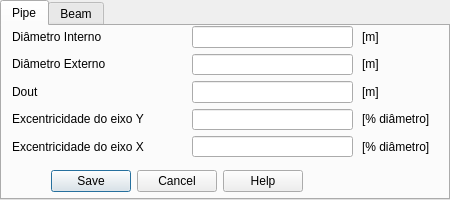
<?xml version="1.0" encoding="UTF-8"?>
<ui version="4.0">
 <class>Dialog</class>
 <widget class="QDialog" name="Dialog">
  <property name="geometry">
   <rect>
    <x>0</x>
    <y>0</y>
    <width>450</width>
    <height>200</height>
   </rect>
  </property>
  <property name="minimumSize">
   <size>
    <width>0</width>
    <height>0</height>
   </size>
  </property>
  <property name="maximumSize">
   <size>
    <width>450</width>
    <height>200</height>
   </size>
  </property>
  <property name="windowTitle">
   <string>Dialog</string>
  </property>
  <widget class="QTabWidget" name="tabWidget">
   <property name="geometry">
    <rect>
     <x>0</x>
     <y>0</y>
     <width>450</width>
     <height>200</height>
    </rect>
   </property>
   <property name="minimumSize">
    <size>
     <width>450</width>
     <height>200</height>
    </size>
   </property>
   <property name="maximumSize">
    <size>
     <width>450</width>
     <height>200</height>
    </size>
   </property>
   <property name="currentIndex">
    <number>0</number>
   </property>
   <property name="tabBarAutoHide">
    <bool>false</bool>
   </property>
   <widget class="QWidget" name="tab">
    <attribute name="title">
     <string>Pipe</string>
    </attribute>
    <widget class="QWidget" name="verticalLayoutWidget">
     <property name="geometry">
      <rect>
       <x>10</x>
       <y>0</y>
       <width>161</width>
       <height>131</height>
      </rect>
     </property>
     <layout class="QVBoxLayout" name="verticalLayout">
      <item>
       <widget class="QLabel" name="label">
        <property name="text">
         <string>Diâmetro Interno</string>
        </property>
       </widget>
      </item>
      <item>
       <widget class="QLabel" name="label_2">
        <property name="text">
         <string>Diâmetro Externo</string>
        </property>
       </widget>
      </item>
      <item>
       <widget class="QLabel" name="label_5">
        <property name="text">
         <string>Dout</string>
        </property>
       </widget>
      </item>
      <item>
       <widget class="QLabel" name="label_6">
        <property name="text">
         <string>Excentricidade do eixo Y</string>
        </property>
       </widget>
      </item>
      <item>
       <widget class="QLabel" name="label_7">
        <property name="text">
         <string>Excentricidade do eixo X</string>
        </property>
       </widget>
      </item>
     </layout>
    </widget>
    <widget class="QWidget" name="verticalLayoutWidget_2">
     <property name="geometry">
      <rect>
       <x>190</x>
       <y>0</y>
       <width>161</width>
       <height>131</height>
      </rect>
     </property>
     <layout class="QVBoxLayout" name="verticalLayout_2">
      <item>
       <widget class="QLineEdit" name="lineEdit">
        <property name="inputMask">
         <string/>
        </property>
        <property name="maxLength">
         <number>10</number>
        </property>
       </widget>
      </item>
      <item>
       <widget class="QLineEdit" name="lineEdit_2">
        <property name="maxLength">
         <number>10</number>
        </property>
       </widget>
      </item>
      <item>
       <widget class="QLineEdit" name="lineEdit_3"/>
      </item>
      <item>
       <widget class="QLineEdit" name="lineEdit_4"/>
      </item>
      <item>
       <widget class="QLineEdit" name="lineEdit_5"/>
      </item>
     </layout>
    </widget>
    <widget class="QWidget" name="verticalLayoutWidget_3">
     <property name="geometry">
      <rect>
       <x>360</x>
       <y>0</y>
       <width>71</width>
       <height>131</height>
      </rect>
     </property>
     <layout class="QVBoxLayout" name="verticalLayout_3">
      <item>
       <widget class="QLabel" name="label_3">
        <property name="text">
         <string>[m]</string>
        </property>
       </widget>
      </item>
      <item>
       <widget class="QLabel" name="label_4">
        <property name="text">
         <string>[m]</string>
        </property>
       </widget>
      </item>
      <item>
       <widget class="QLabel" name="label_8">
        <property name="text">
         <string>[m]</string>
        </property>
       </widget>
      </item>
      <item>
       <widget class="QLabel" name="label_9">
        <property name="text">
         <string>[% diâmetro]</string>
        </property>
       </widget>
      </item>
      <item>
       <widget class="QLabel" name="label_10">
        <property name="text">
         <string>[% diâmetro]</string>
        </property>
       </widget>
      </item>
     </layout>
    </widget>
    <widget class="QDialogButtonBox" name="buttonBox">
     <property name="geometry">
      <rect>
       <x>10</x>
       <y>140</y>
       <width>291</width>
       <height>31</height>
      </rect>
     </property>
     <property name="standardButtons">
      <set>QDialogButtonBox::Cancel|QDialogButtonBox::Help|QDialogButtonBox::Save</set>
     </property>
    </widget>
   </widget>
   <widget class="QWidget" name="tab_2">
    <attribute name="title">
     <string>Beam</string>
    </attribute>
    <widget class="QWidget" name="verticalLayoutWidget_4">
     <property name="geometry">
      <rect>
       <x>0</x>
       <y>0</y>
       <width>441</width>
       <height>21</height>
      </rect>
     </property>
     <layout class="QVBoxLayout" name="verticalLayout_4">
      <item>
       <widget class="QLabel" name="label_11">
        <property name="text">
         <string>Generic Section</string>
        </property>
        <property name="alignment">
         <set>Qt::AlignCenter</set>
        </property>
       </widget>
      </item>
     </layout>
    </widget>
    <widget class="QWidget" name="verticalLayoutWidget_5">
     <property name="geometry">
      <rect>
       <x>10</x>
       <y>30</y>
       <width>161</width>
       <height>101</height>
      </rect>
     </property>
     <layout class="QVBoxLayout" name="verticalLayout_5">
      <item>
       <widget class="QLabel" name="label_12">
        <property name="text">
         <string>Área</string>
        </property>
       </widget>
      </item>
      <item>
       <widget class="QLabel" name="label_13">
        <property name="text">
         <string>Iyy</string>
        </property>
       </widget>
      </item>
      <item>
       <widget class="QLabel" name="label_14">
        <property name="text">
         <string>Iyz</string>
        </property>
       </widget>
      </item>
      <item>
       <widget class="QLabel" name="label_15">
        <property name="text">
         <string>Izz</string>
        </property>
       </widget>
      </item>
     </layout>
    </widget>
    <widget class="QWidget" name="verticalLayoutWidget_6">
     <property name="geometry">
      <rect>
       <x>360</x>
       <y>30</y>
       <width>71</width>
       <height>101</height>
      </rect>
     </property>
     <layout class="QVBoxLayout" name="verticalLayout_6">
      <item>
       <widget class="QLabel" name="label_17">
        <property name="text">
         <string>[m2]</string>
        </property>
       </widget>
      </item>
      <item>
       <widget class="QLabel" name="label_18">
        <property name="text">
         <string>[m4]</string>
        </property>
       </widget>
      </item>
      <item>
       <widget class="QLabel" name="label_19">
        <property name="text">
         <string>[m4]</string>
        </property>
       </widget>
      </item>
      <item>
       <widget class="QLabel" name="label_20">
        <property name="text">
         <string>[m4]</string>
        </property>
       </widget>
      </item>
     </layout>
    </widget>
    <widget class="QWidget" name="verticalLayoutWidget_7">
     <property name="geometry">
      <rect>
       <x>190</x>
       <y>30</y>
       <width>161</width>
       <height>101</height>
      </rect>
     </property>
     <layout class="QVBoxLayout" name="verticalLayout_7">
      <item>
       <widget class="QLineEdit" name="lineEdit_6">
        <property name="inputMask">
         <string/>
        </property>
        <property name="maxLength">
         <number>10</number>
        </property>
       </widget>
      </item>
      <item>
       <widget class="QLineEdit" name="lineEdit_7">
        <property name="maxLength">
         <number>10</number>
        </property>
       </widget>
      </item>
      <item>
       <widget class="QLineEdit" name="lineEdit_8"/>
      </item>
      <item>
       <widget class="QLineEdit" name="lineEdit_9"/>
      </item>
     </layout>
    </widget>
    <widget class="QDialogButtonBox" name="buttonBox_2">
     <property name="geometry">
      <rect>
       <x>10</x>
       <y>140</y>
       <width>291</width>
       <height>31</height>
      </rect>
     </property>
     <property name="standardButtons">
      <set>QDialogButtonBox::Cancel|QDialogButtonBox::Help|QDialogButtonBox::Save</set>
     </property>
    </widget>
   </widget>
  </widget>
 </widget>
 <resources/>
 <connections/>
</ui>
